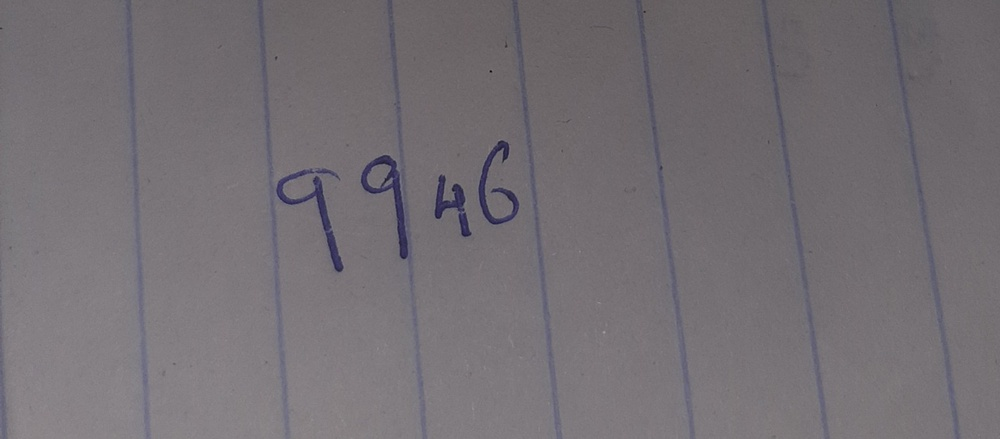
#> input picture tests/fixtures/20261015_024707.jpg, 1000 x 439 px, shrunk from 1536 x 675 before the run
$ python -i image_quality.py   (imports and definitions only)
#> lines starting #> are read from the running program, lines starting #| are printed output that depends on the picture
#> further down, picture is the input picture: PIL image 1000x439 RGB; mean R, G, B 115.6, 110.7, 115.3
"""Optional, conservative enhancement for low-contrast handwritten photographs.

This does not recover information missing from a severely out-of-focus photo.
The output size is deliberately unchanged so detection boxes stay aligned.
"""

import cv2
import numpy as np
from PIL import Image


def enhance_photo(image: Image.Image) -> Image.Image:
    """Improve local contrast and lightly sharpen an RGB photo."""
    rgb = np.asarray(image.convert("RGB"), dtype=np.uint8)
    lab = cv2.cvtColor(rgb, cv2.COLOR_RGB2LAB)
#> lab: shape (439, 1000, 3); mean of channels 0, 1, 2 120.6, 131, 126.1
    lightness, a, b = cv2.split(lab)
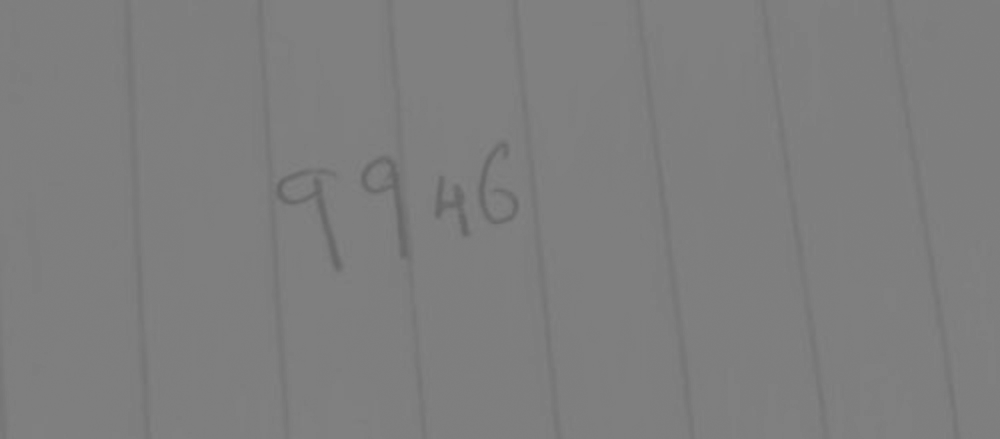
#> b: shape (439, 1000); min 102, max 131, mean 126.1
    clahe = cv2.createCLAHE(clipLimit=1.6, tileGridSize=(8, 8))
    lightness = clahe.apply(lightness)
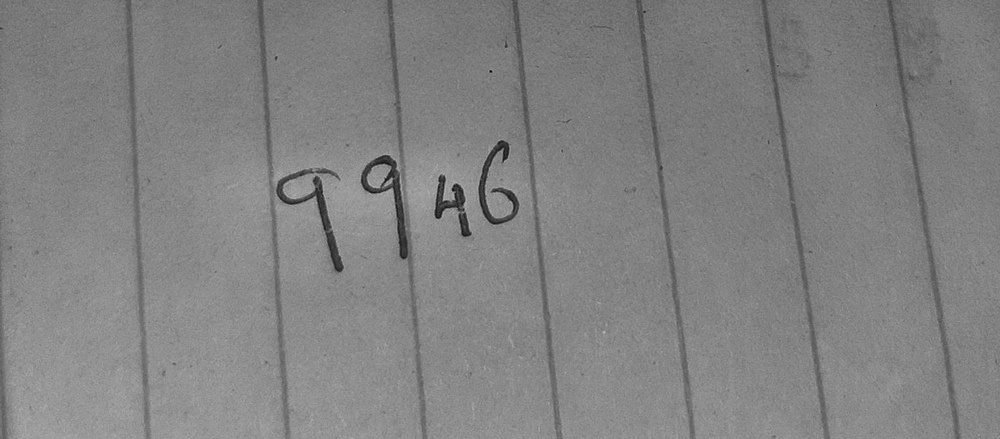
#> lightness: shape (439, 1000); min 6, max 180, mean 129.4
    boosted = cv2.cvtColor(cv2.merge((lightness, a, b)), cv2.COLOR_LAB2RGB)
    smoothed = cv2.GaussianBlur(boosted, (0, 0), sigmaX=1.2)
    enhanced = cv2.addWeighted(boosted, 1.25, smoothed, -0.25, 0)
    return Image.fromarray(enhanced)

>>> from PIL import Image
>>> picture = Image.open('../tests/fixtures/20261015_024707.jpg')
>>> result = enhance_photo(picture)

$ run again, on tests/fixtures/20261015_105347.jpg
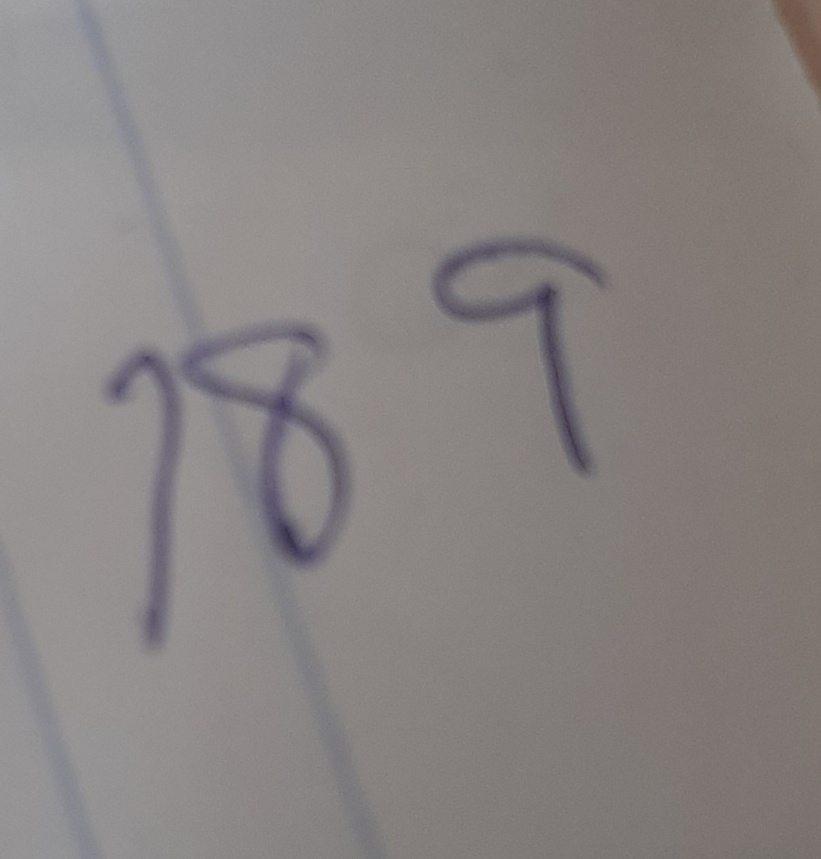
#> input picture tests/fixtures/20261015_105347.jpg, 821 x 859 px, shrunk from 1468 x 1536 before the run
#> picture is the input picture: PIL image 821x859 RGB; mean R, G, B 136.8, 131.6, 130.3
#> lab: shape (859, 821, 3); mean of channels 0, 1, 2 141.3, 129.6, 129.3
#> in enhance_photo, `lightness = clahe.apply(lightness)`:
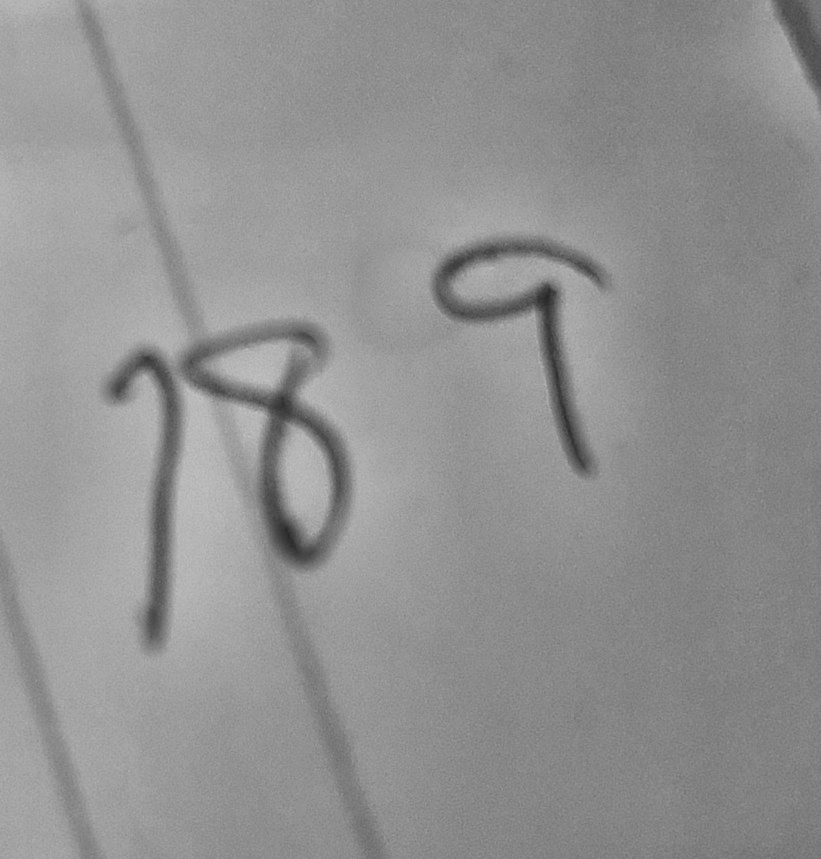
#> lightness: shape (859, 821); min 38, max 194, mean 145.5
